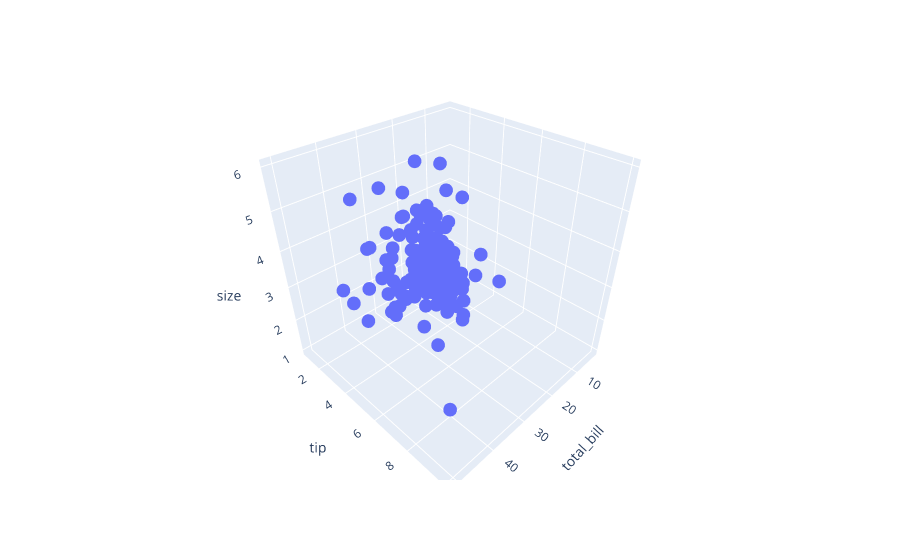

The code cell stored with this chart in its notebook:
### Code cell
px.scatter_3d(df, x= 'total_bill', y= 'tip', z= 'size')

### Figure 1 — Plotly figure (JSON) as saved in the notebook; plotly's stock layout.template omitted (floating-point values rounded to 4 significant figures; data arrays with more than 128 entries replaced by an {"elided": "..."} marker saying what was removed)
{"data": [{"hovertemplate": "total_bill=%{x}<br>tip=%{y}<br>size=%{z}<extra></extra>", "legendgroup": "", "marker": {"color": "#636efa", "symbol": "circle"}, "mode": "markers", "name": "", "scene": "scene", "showlegend": false, "type": "scatter3d", "x": {"elided": "244 float values"}, "y": {"elided": "244 float values"}, "z": {"elided": "244 int values"}}], "layout": {"legend": {"tracegroupgap": 0}, "margin": {"t": 60}, "scene": {"domain": {"x": [0, 1], "y": [0, 1]}, "xaxis": {"title": {"text": "total_bill"}}, "yaxis": {"title": {"text": "tip"}}, "zaxis": {"title": {"text": "size"}}}}}
